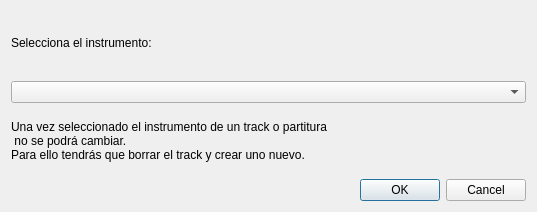
<?xml version="1.0" encoding="UTF-8"?>
<ui version="4.0">
 <class>SelectInstrumentDialog</class>
 <widget class="QDialog" name="SelectInstrumentDialog">
  <property name="geometry">
   <rect>
    <x>0</x>
    <y>0</y>
    <width>537</width>
    <height>212</height>
   </rect>
  </property>
  <property name="windowTitle">
   <string>Dialog</string>
  </property>
  <layout class="QVBoxLayout" name="verticalLayout">
   <item>
    <widget class="QLabel" name="label_2">
     <property name="text">
      <string>Selecciona el instrumento:</string>
     </property>
    </widget>
   </item>
   <item>
    <widget class="QComboBox" name="comboBox"/>
   </item>
   <item>
    <widget class="QLabel" name="label">
     <property name="text">
      <string>Una vez seleccionado el instrumento de un track o partitura
 no se podrá cambiar.
Para ello tendrás que borrar el track y crear uno nuevo.</string>
     </property>
    </widget>
   </item>
   <item>
    <widget class="QDialogButtonBox" name="buttonBox">
     <property name="orientation">
      <enum>Qt::Horizontal</enum>
     </property>
     <property name="standardButtons">
      <set>QDialogButtonBox::Cancel|QDialogButtonBox::Ok</set>
     </property>
    </widget>
   </item>
  </layout>
 </widget>
 <resources/>
 <connections>
  <connection>
   <sender>buttonBox</sender>
   <signal>accepted()</signal>
   <receiver>SelectInstrumentDialog</receiver>
   <slot>accept()</slot>
   <hints>
    <hint type="sourcelabel">
     <x>248</x>
     <y>254</y>
    </hint>
    <hint type="destinationlabel">
     <x>157</x>
     <y>274</y>
    </hint>
   </hints>
  </connection>
  <connection>
   <sender>buttonBox</sender>
   <signal>rejected()</signal>
   <receiver>SelectInstrumentDialog</receiver>
   <slot>reject()</slot>
   <hints>
    <hint type="sourcelabel">
     <x>316</x>
     <y>260</y>
    </hint>
    <hint type="destinationlabel">
     <x>286</x>
     <y>274</y>
    </hint>
   </hints>
  </connection>
 </connections>
</ui>
